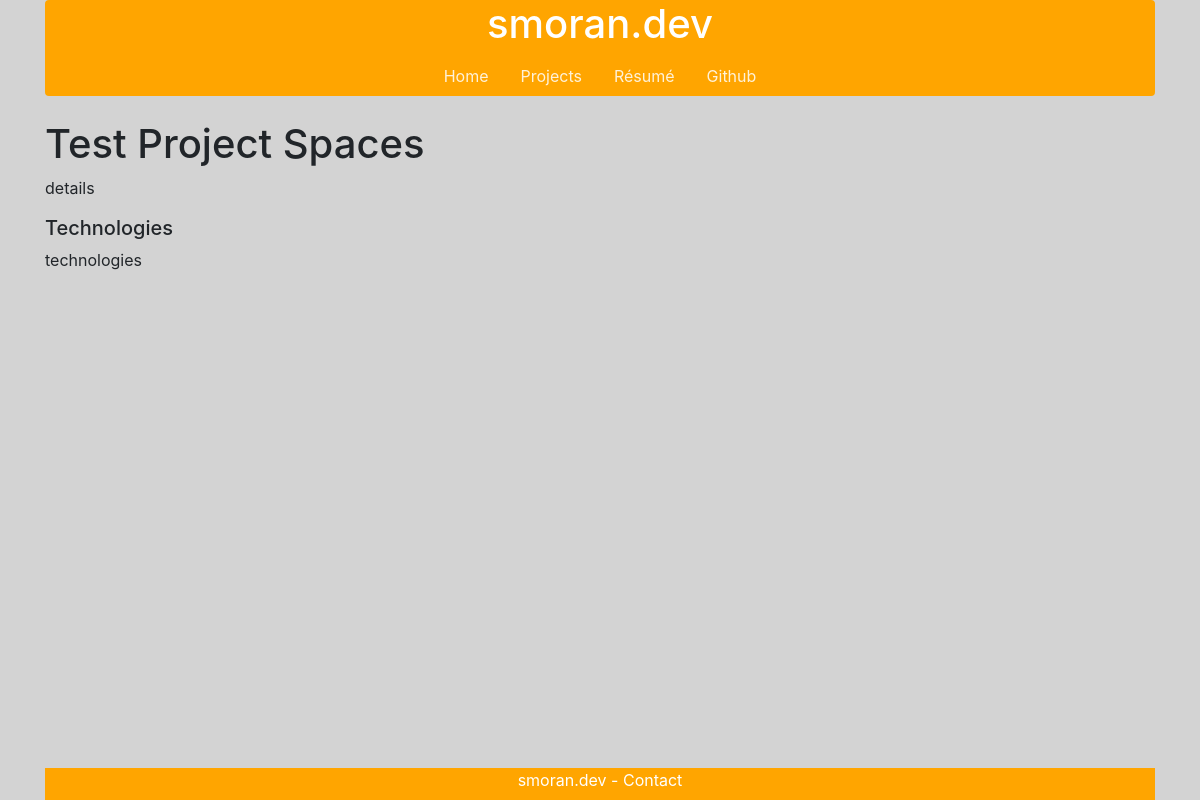
The page /projects/test-project-spaces/ on the database as committed earlier.
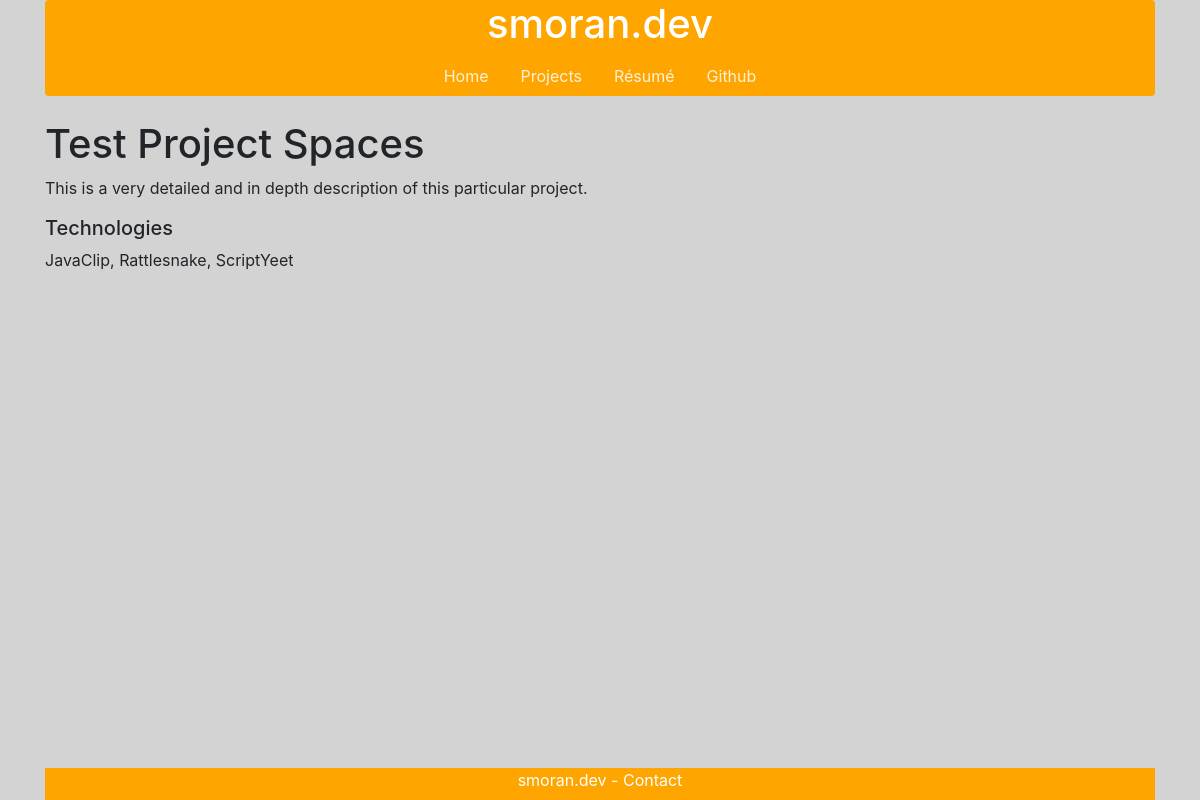
The same page on the database as committed later.
### smorandev/models.py (models this page shows, shortened)
class Project(models.Model):
    project_name = models.CharField(primary_key=True, verbose_name="Name", max_length=100)
    project_detail = models.TextField(verbose_name="Description")
    blurb = models.TextField(verbose_name="Blurb", default="Sample text")
    technologies = models.TextField(default="Python, probably")
    image = models.TextField(verbose_name="Image Link", default=DEFAULT_LINK)
    slug = models.SlugField()

### smorandev/views.py (the view)
# urls.py: path('projects/<str:slug>/', views.ProjectView.as_view(), name='project')
class ProjectView(generic.DetailView):
    model = Project
    template_name = 'smorandev/project.html'

### smorandev/templates/smorandev/project.html
{% extends 'smorandev/base.html' %}
{% block content %}
    <br>
    <div class="container">
        <h1>{{ project.project_name }}</h1>
        <p>
            {{ project.project_detail }}
        </p>
        <h5>Technologies</h5>
        <p>{{ project.technologies }}</p>
    </div>
{% endblock %}

### smorandev/templates/smorandev/base.html (shortened to what this page needs)
{% load static %}
<!doctype html>
<html lang="en">
    <head>
        <link rel="stylesheet" href="https://stackpath.bootstrapcdn.com/bootstrap/4.3.1/css/bootstrap.min.css">
        <link rel="stylesheet" type="text/css" href="{% static 'smorandev/style.css' %}">
    </head>
    <body class="d-flex flex-column">
        <div id="page-content">
            <div class="container">
                <div class="nav-container">
                    <h1><a href="{% url 'smorandev:index' %}" style="color:white; text-decoration: none;">smoran.dev</a></h1>
                        <ul class="nav justify-content-center">
                            <li class="nav-item">
                                <a class="nav-link active" href="{% url 'smorandev:index' %}">Home</a>
                            </li>
                            <li class="nav-item">
                                <a class="nav-link" href="{% url 'smorandev:project-index' %}">Projects</a>
                            </li>
                            <li class="nav-item">
                                <a class="nav-link" href="{% url 'smorandev:resume' %}">Résumé</a>
                            </li>
                            <li class="nav-item">
                                <a class="nav-link" href="https://github.com/sdmoran">Github</a>
                            </li>
                        </ul>
                </div>
            </div>
        {% block content %}
        {% endblock %}
        </div>
            <footer class="footer navbar-fixed-bottom">
                <div class="container">
                    <div class="footer-container">
                        <p>smoran.dev</p>
                        <p> - </p>
                        <a href="mailto:smoran@wpi.edu">Contact</a>
                    </div>
                </div>
            </footer>
    </body>
</html>

### smorandev/static/smorandev/style.css (style rules this page uses)
html, body { background: lightgrey; height: 100%; }
.nav-container { background: orange; border-radius: 0.25rem; color: white; text-align: center; }
.nav-link { color: #fff2d9; }
#page-content { flex: 1 0 auto; }
.footer-container { text-align: center; width: 100%; left: 0; right: 0; margin-top: 0.5rem; background: orange; color: white; }
.footer-container > p { margin-bottom: 0.5rem; display: inline-block; }
.footer-container > a { margin-bottom: 0.5rem; text-align: center; display: inline-block; color: white; }

Rows that differ between the two databases and show on the page:
changed Project "Test Project Spaces": project_detail "details" → "This is a very detailed and in depth description of this particular project."; technologies "technologies" → "JavaClip, Rattlesnake, ScriptYeet"
